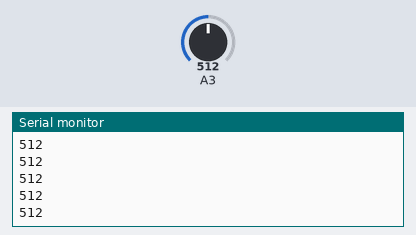
A sketch run on a simulated Arduino Uno, built with avr-gcc and run on an emulated ATmega328P. Shown: the last lines printed to the serial monitor. The test bench sets the inputs (shaded band); at power-on: A3 = 512.

Above: at 1.2 s.
1.3 s: A3 set to 716
At 1.32 s:
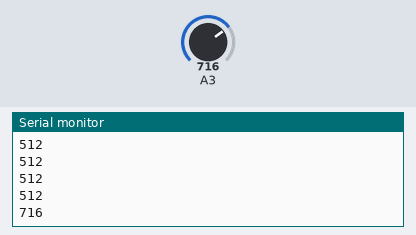
2.8 s: A3 set to 900
At 2.83 s:
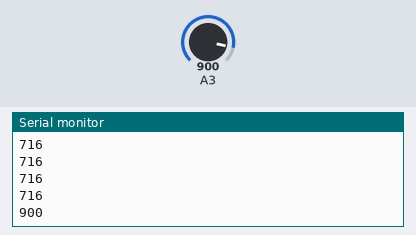
Timing chart, 0 to 5.8 s (numbered marks = the images above; inputs shaded):
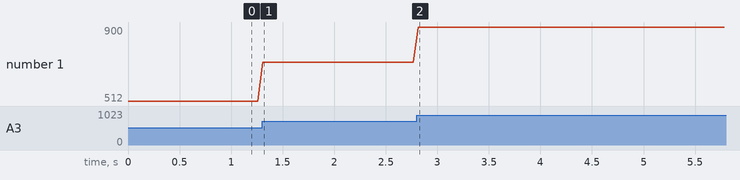

Measured:
- after the input at 1.3 s, the serial monitor: prints a new line at once (image 1)
- after the input at 2.8 s, the serial monitor: prints a new line at once (image 2)
- plotted number 1: 512 → 716 after the input at 1.3 s, 716 → 900 after the input at 2.8 s

The sketch:

inputs_class_potentiometer.ino
```cpp
void setup() {
  // put your setup code here, to run once:
  pinMode(17, INPUT);
  Serial.begin(115200);

}

void loop() {
  // put your main code here, to run repeatedly:
  int lecture = analogRead(17);
  Serial.println(lecture);
  delay(50);
}
```
